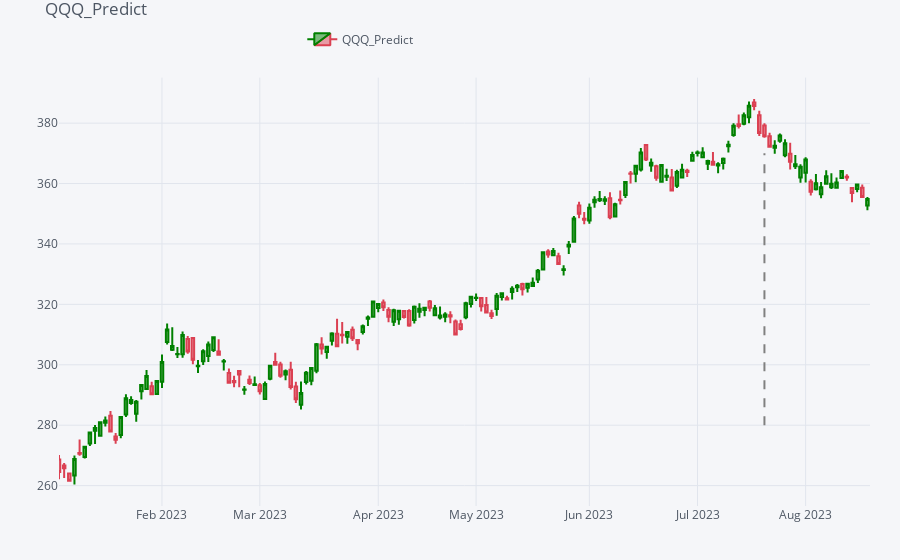

This figure's notebook cell:
### Code cell
pdf = pd.concat([lang_code_df_ref, fu_df], axis=0)
qf_pdf = cf.QuantFig(pdf, title=code_ref_name + '_Predict', legend='top', name=code_ref_name + '_Predict')
qf_pdf.figure(up_color='green', down_color='red')
fig_pdf = qf_pdf.figure(up_color='green', down_color='red')
fig_pdf.update_xaxes(
    rangebreaks=[
        dict(values=xaxes(start, end_date, pdf))  # 剔除所有非交易日
    ]
)
fig_pdf.add_shape(type='line',
              x0='2023-07-21', y0=280,
              x1='2023-07-21', y1=370,
              line=dict(color='gray', dash='dash'))
fig_pdf.show()

### Figure 1 — Plotly figure (JSON) as saved in the notebook; plotly's stock layout.template omitted (floating-point values rounded to 4 significant figures; data arrays with more than 128 entries replaced by an {"elided": "..."} marker saying what was removed)
{"data": [{"close": {"elided": "158 float values"}, "decreasing": {"line": {"color": "#db4052"}}, "high": {"elided": "158 float values"}, "increasing": {"line": {"color": "#008000"}}, "low": {"elided": "158 float values"}, "name": "QQQ_Predict", "open": {"elided": "158 float values"}, "showlegend": true, "x": {"elided": "158 str values"}, "yaxis": "y2", "type": "candlestick"}], "layout": {"legend": {"bgcolor": "#F5F6F9", "font": {"color": "#4D5663"}, "orientation": "h", "x": 0.3, "y": 0.95, "yanchor": "bottom"}, "margin": {"b": 30, "l": 30, "r": 30, "t": 30}, "paper_bgcolor": "#F5F6F9", "plot_bgcolor": "#F5F6F9", "showlegend": true, "title": {"font": {"color": "#4D5663"}, "text": "QQQ_Predict"}, "xaxis": {"anchor": "y2", "gridcolor": "#E1E5ED", "rangeselector": {"bgcolor": "rgba(150, 200, 250, 1)", "buttons": [{"count": 1, "label": "1m", "step": "month", "stepmode": "backward"}, {"count": 1, "label": "1y", "step": "year", "stepmode": "backward"}], "font": {"size": 13}, "visible": false, "x": 0, "y": 0.9}, "rangeslider": {"visible": false}, "showgrid": true, "tickfont": {"color": "#4D5663"}, "title": {"font": {"color": "#4D5663"}, "text": ""}, "zerolinecolor": "#E1E5ED", "rangebreaks": [{"values": {"elided": "8475 str values"}}]}, "yaxis": {"gridcolor": "#E1E5ED", "showgrid": true, "showticklabels": false, "tickfont": {"color": "#4D5663"}, "title": {"font": {"color": "#4D5663"}, "text": ""}, "zerolinecolor": "#E1E5ED"}, "yaxis2": {"domain": [0.0, 0.9], "gridcolor": "#E1E5ED", "showgrid": true, "tickfont": {"color": "#4D5663"}, "title": {"font": {"color": "#4D5663"}, "text": ""}, "zerolinecolor": "#E1E5ED"}, "shapes": [{"line": {"color": "gray", "dash": "dash"}, "type": "line", "x0": "2023-07-21", "x1": "2023-07-21", "y0": 280, "y1": 370}]}}
